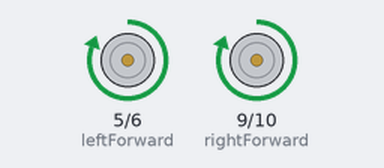
Bench run of a sketch on a simulated Arduino Uno, built with avr-gcc and run on an emulated ATmega328P. Shown: motor-driver pin pairs drawn as motors (green arrow = first pin HIGH = forward, orange = second pin HIGH = backward, longer = more drive).

Above: at 0.1 s.
At 5.1 s:
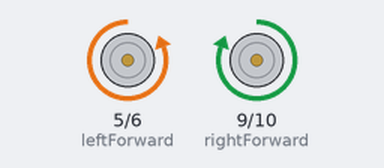
At 7.1 s:
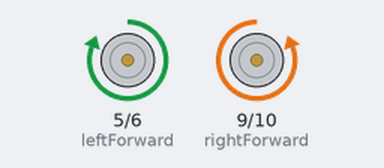
At 14.1 s:
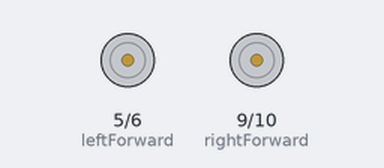
Timing chart, 0 to 15.6 s (numbered marks = the images above):
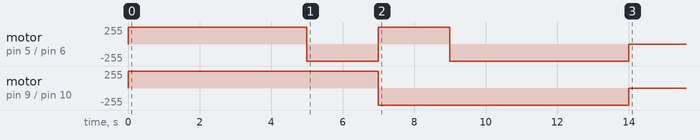

The sketch:

MagicianChasis_Stoppable_.ino
```cpp
//constant ints
byte leftForward = 5;
byte leftReverse = 6;
byte rightForward = 9;
byte rightReverse = 10;

void robotForward() {
  digitalWrite(leftForward,HIGH);
  digitalWrite(rightForward,HIGH);
  digitalWrite(leftReverse,LOW);
  digitalWrite(rightReverse,LOW);
}

void robotLeft() {
  digitalWrite(leftForward,LOW);
  digitalWrite(rightForward,HIGH);
  digitalWrite(leftReverse,HIGH);
  digitalWrite(rightReverse,LOW);
}

void robotRight() {
  digitalWrite(leftForward,HIGH);
  digitalWrite(rightForward,LOW);
  digitalWrite(leftReverse,LOW);
  digitalWrite(rightReverse,HIGH);
}

void robotReverse(){
  digitalWrite(leftForward,LOW);
  digitalWrite(rightForward,LOW);
  digitalWrite(leftReverse,HIGH);
  digitalWrite(rightReverse,HIGH);
}

void robotStop(){
  digitalWrite(leftForward,LOW);
  digitalWrite(rightForward,LOW);
  digitalWrite(leftReverse,LOW);
  digitalWrite(rightReverse,LOW);
}

void setup() {
  // put your setup code here, to run once:
  //
pinMode(leftForward,OUTPUT);
pinMode(rightForward,OUTPUT);
pinMode(leftReverse,OUTPUT);
pinMode(rightReverse,OUTPUT);
robotForward();
delay(5000);
robotLeft();
delay(2000);
robotRight();
delay(2000);
robotReverse();
delay(5000);
robotStop();

}

void loop() {
  // put your main code here, to run repeatedly:

//test loop, should go back to where it starts

}
```
